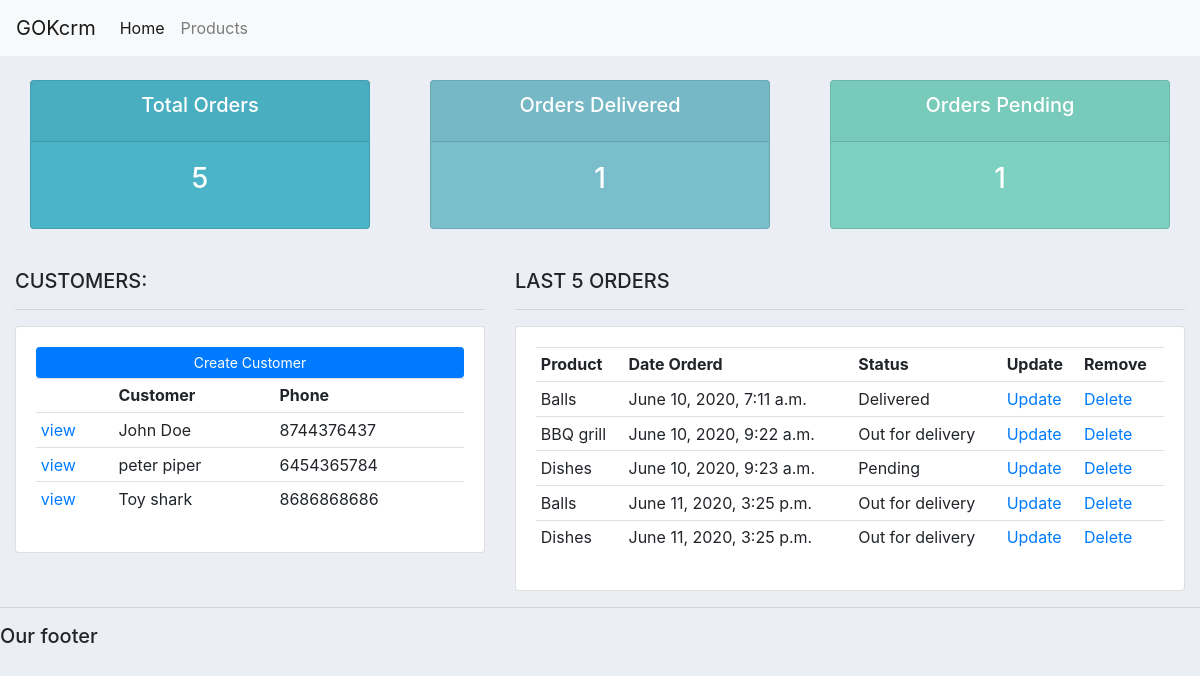
The page / on the database its author committed.
### accounts/models.py (models this page shows, shortened)
class Customer(models.Model):
    name=models.CharField(max_length=200,null=True)
    phone=models.CharField(max_length=200,null=True)
    email=models.CharField(max_length=200,null=True)
    date_created=models.DateTimeField(auto_now_add=True,null=True)

class Order(models.Model):
    STATUS=(
        ('Pending','Pending'),
        ('Out for delivery', 'Out for delivery'),
        ('Delivered','Delivered'),
        )
    customres=models.ForeignKey(Customer,null=True,on_delete=models.SET_NULL)
    product=models.ForeignKey(Products,null=True,on_delete=models.SET_NULL)
    date_created=models.DateTimeField(auto_now_add=True,null=True)
    status=models.CharField(max_length=200,null=True,choices=STATUS)

class Products(models.Model):
    CATEGORY=(
        ('Indoor','Indoor'),
        ('Out door', 'Out door'),
        )
    name=models.CharField(max_length=200,null=True)
    price=models.FloatField(null=True)
    category=models.CharField(max_length=200,null=True,choices=CATEGORY)
    description=models.CharField(max_length=200,null=True)
    date_created=models.DateTimeField(auto_now_add=True,null=True)
    tags=models.ManyToManyField(Tag)
    def __str__(self):
        return self.name

### accounts/views.py (the view)
# urls.py: path('', views.home,name='home'),
def home(request):
    customers=Customer.objects.all()
    orders=Order.objects.all()
    total_customers=customers.count()
    total_orders=orders.count()
    delivered=orders.filter(status='Delivered').count()
    pending=orders.filter(status='Pending').count()
    context={'customers':customers,'orders':orders,'total_customers':total_customers,'total_orders':total_orders,'delivered':delivered,'pending':pending}
    return render(request,'accounts/dashboard.html',context)

### accounts/templates/accounts/dashboard.html
{% extends 'accounts/main.html'%}
{% block content%}
{% include 'accounts/status.html' %}
<br>
<div class="row">
	<div class="col-md-5">
		<h5>CUSTOMERS:</h5>
		<hr>
		<div class="card card-body">
			<a class="btn btn-primary  btn-sm btn-block" href="">Create Customer</a>
			<table class="table table-sm">
				<tr>
					<th></th>
					<th>Customer</th>
					<th>Phone</th>
				</tr>
				{% for i in customers %}
					<tr>
						<td><a href="{% url 'customers' i.id%}">view</a></td>
						<td>{{i.name}}</td>
						<td>{{i.phone}}</td>
					</tr>
				{% endfor %}
			</table>
		</div>
	</div>
	<div class="col-md-7">
		<h5>LAST 5 ORDERS</h5>
		<hr>
		<div class="card card-body">
			<table class="table table-sm">
				<tr>
					<th>Product</th>
					<th>Date Orderd</th>
					<th>Status</th>
					<th>Update</th>
					<th>Remove</th>
				</tr>
				{% for i in orders %}
				<tr>
					<td>{{i.product}}</td>
					<td>{{i.date_created}}</td>
					<td>{{i.status}}</td>
					<td><a href="{% url 'update_order' i.id %}">Update</a></td>
					<td><a href="{% url 'delete_order' i.id %}">Delete</a></td>
				</tr>
			{% endfor %}
			</table>
		</div>
	</div>
</div>
{% endblock %}

### accounts/templates/accounts/main.html (shortened to what this page needs)
{% load static %}
<!DOCTYPE html>
<html lang="en">
<head>
    <link rel="stylesheet" href="https://stackpath.bootstrapcdn.com/bootstrap/4.5.0/css/bootstrap.min.css">
    <link rel="stylesheet" href="{% static '/css/main.css' %}">
</head>
<body>
    {% include 'accounts/navbar.html' %}
    <div class="container-fluid">
    {% block content %}
    {% endblock %}
    </div>
    <hr>
    <h5>Our footer</h5>
</body>
</html>

### accounts/templates/accounts/navbar.html (shortened to what this page needs)
<nav class="navbar navbar-expand-lg navbar-light bg-light">
    <a class="navbar-brand" href="#">GOKcrm</a>
    <div class="collapse navbar-collapse" id="navbarNav">
      <ul class="navbar-nav">
        <li class="nav-item active">
          <a class="nav-link" href="{% url 'home' %}">Home <span class="sr-only">(current)</span></a>
        </li>
        <li class="nav-item">
          <a class="nav-link" href="{% url 'products' %}">Products</a>
        </li>
      </ul>
    </div>
  </nav>

### accounts/templates/accounts/status.html
<br>
<div class="row">
	<div class="col">
		<div class="col-md">
			<div class="card text-center text-white  mb-3" id="total-orders">
			  	<div class="card-header">
			  		<h5 class="card-title">Total Orders</h5>
			  	</div>
			  	<div class="card-body">
			    	<h3 class="card-title">{{total_orders}}</h3>
			  	</div>
			</div>
		</div>
	</div>
	<div class="col">
		<div class="col-md">
			<div class="card text-center text-white  mb-3" id="orders-delivered">
			  	<div class="card-header">
			  		<h5 class="card-title">Orders Delivered</h5>
			  	</div>
			  	<div class="card-body">
			    	<h3 class="card-title">{{delivered}}</h3>
			  	</div>
			</div>
		</div>
	</div>
	<div class="col">
		<div class="col-md">
			<div class="card text-center text-white  mb-3" id="orders-pending">
			  	<div class="card-header">
			  		<h5 class="card-title">Orders Pending</h5>
			  	</div>
			  	<div class="card-body">
			    	<h3 class="card-title">{{pending}}</h3>
			  	</div>
			</div>
		</div>
	</div>
</div>

### static/css/main.css (style rules this page uses)
body { background-color: #ebeff5; }
#total-orders { background-color: #4cb4c7; }
#orders-delivered { background-color: #7abecc; }
#orders-pending { background-color: #7CD1C0; }

### rows shown on the page
Customer: name "John Doe", phone "8744376437"
Customer: name "peter piper", phone "6454365784"
Customer: name "Toy shark", phone "8686868686"
Order: product "Balls", date_created "June 10, 2020, 7:11 a.m.", status "Delivered"
Order: product "BBQ grill", date_created "June 10, 2020, 9:22 a.m.", status "Out for delivery"
Order: product "Dishes", date_created "June 10, 2020, 9:23 a.m.", status "Pending"
Order: product "Balls", date_created "June 11, 2020, 3:25 p.m.", status "Out for delivery"
Order: product "Dishes", date_created "June 11, 2020, 3:25 p.m.", status "Out for delivery"

### other values the page prints
{{ total_orders }} "5"
{{ delivered }} "1"
{{ pending }} "1"
